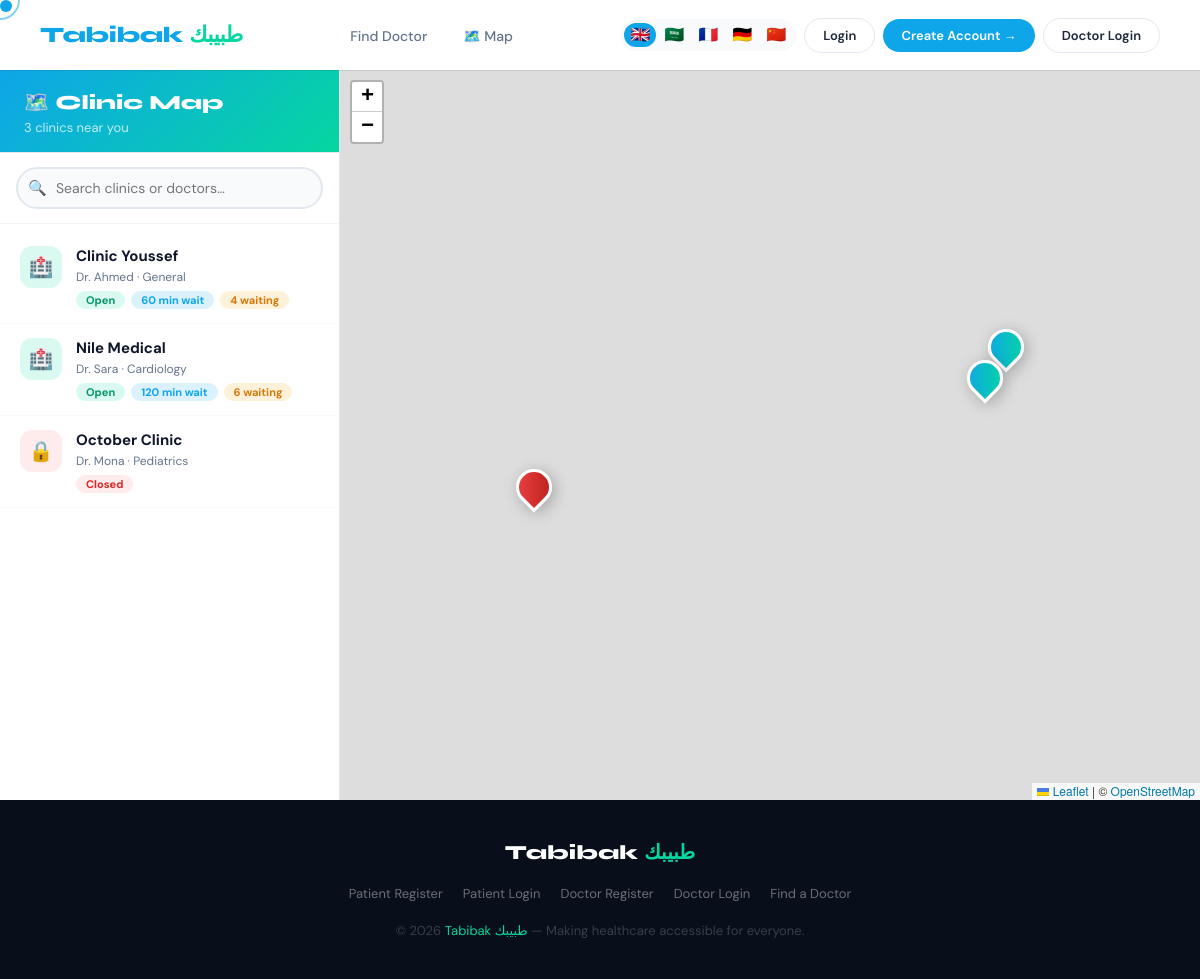
/map, run on an earlier commit of the app's database.
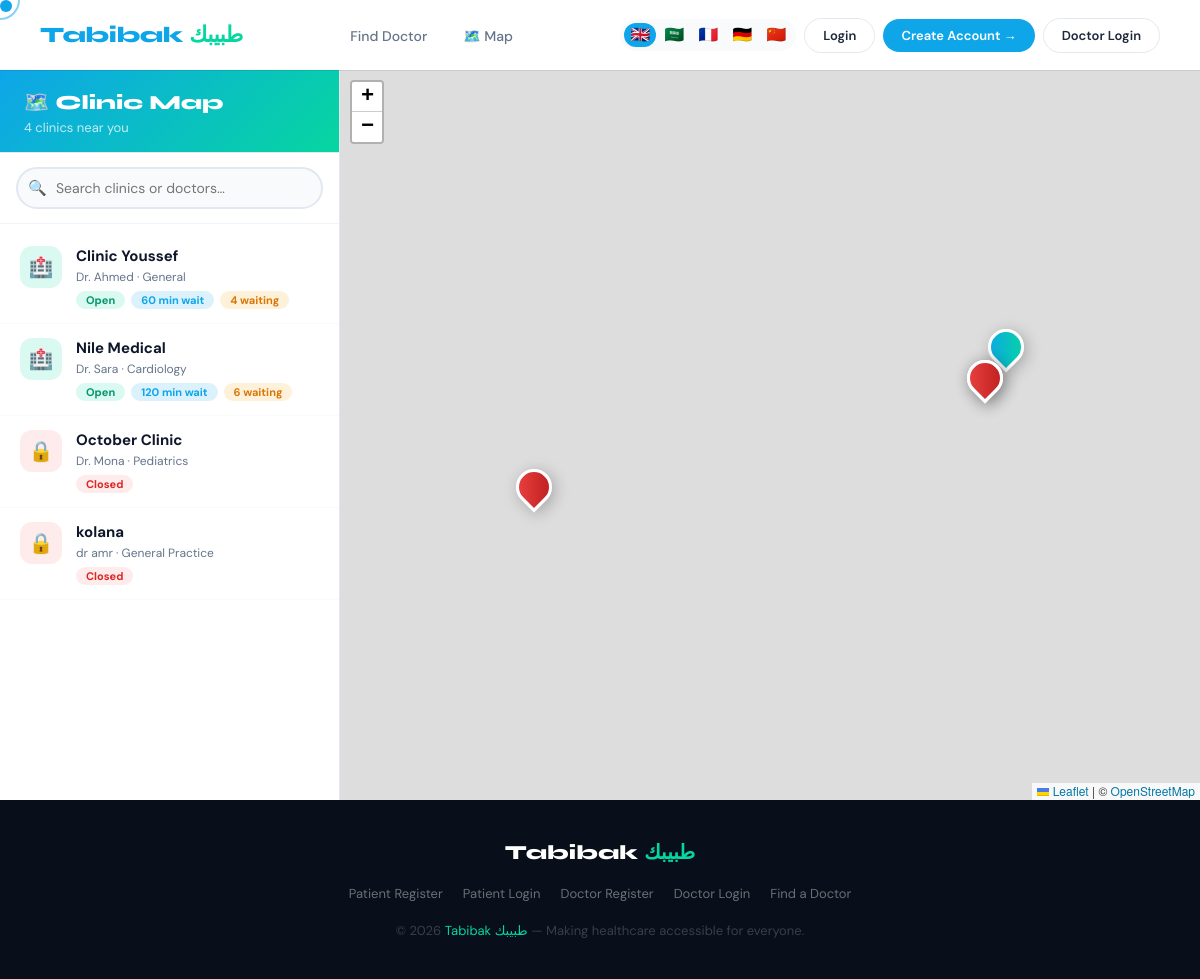
And on a later commit of the database.
### tables this page shows
CREATE TABLE clinics (
        id INTEGER PRIMARY KEY,
        name TEXT,
        doctor TEXT,
        specialty TEXT,
        patients_waiting INTEGER,
        minutes_per_patient INTEGER,
        is_open INTEGER
    , latitude REAL DEFAULT 0, longitude REAL DEFAULT 0, address TEXT DEFAULT '');

### backend/routes/public.py (the view)
@public_bp.route("/map")
def map_view():
    data = get_clinics()
    clinics = [dict(c) for c in data]
    return render_template("map.html", clinics=clinics)

### backend/data/database.py (called while the page is built)
def get_db():
    if Config.DB_ENGINE == "postgres":
        return _get_postgres_conn()
    return _get_sqlite_conn()

def _get_sqlite_conn():
    conn = sqlite3.connect(Config.DB_PATH)
    conn.row_factory = sqlite3.Row
    conn.execute("PRAGMA journal_mode=WAL")
    conn.execute("PRAGMA foreign_keys=ON")
    return conn

### backend/services/clinic.py (called while the page is built)
def get_clinics():
    conn = get_db()
    cursor = conn.cursor()
    cursor.execute("SELECT * FROM clinics")
    clinics = cursor.fetchall()
    conn.close()
    return clinics

### templates/map.html (shortened to what this page needs)
{% extends 'base.html' %}
{% block body_class %}page-map{% endblock %}
{% block extra_head %}
<link rel="stylesheet" href="https://unpkg.com/leaflet@1.9.4/dist/leaflet.css" />
{% endblock %}
{% block content %}
<div class="map-layout">
    <aside class="map-sidebar">
        <div class="map-sidebar-header">
            <h2>🗺️ Clinic Map</h2>
            <p>{{ clinics|length }} clinics near you</p>
        </div>
        <div class="map-search-bar">
            <span class="search-icon">🔍</span>
            <input type="text" id="clinicSearch" placeholder="Search clinics or doctors…">
        </div>
        <div class="clinic-list" id="clinicList">
            {% for clinic in clinics %}
            <div class="clinic-item" data-id="{{ clinic.id }}"
                 data-name="{{ clinic.name|lower }}"
                 data-doctor="{{ clinic.doctor|lower }}"
                 onclick="focusClinic({{ clinic.id }}, {{ clinic.latitude or 30.0444 }}, {{ clinic.longitude or 31.2357 }})">
                <div class="clinic-item-icon {{ 'open' if clinic.is_open else 'closed' }}">
                    {{ '🏥' if clinic.is_open else '🔒' }}
                </div>
                <div class="clinic-item-info">
                    <div class="clinic-item-name">{{ clinic.name }}</div>
                    <div class="clinic-item-meta">{{ clinic.doctor }} · {{ clinic.specialty }}</div>
                    <div class="clinic-item-badges">
                        {% if clinic.is_open %}
                            <span class="pill pill-green">Open</span>
                            <span class="pill pill-blue">{{ clinic.patients_waiting * clinic.minutes_per_patient }} min wait</span>
                            <span class="pill pill-orange">{{ clinic.patients_waiting }} waiting</span>
                        {% else %}
                            <span class="pill pill-red">Closed</span>
                        {% endif %}
                    </div>
                </div>
            </div>
            {% endfor %}
        </div>
    </aside>
    <div id="map"></div>
</div>
{% endblock %}

### templates/base.html (shortened to what this page needs)
<!DOCTYPE html>
<html lang="en" id="htmlRoot">
<head>
    <link rel="stylesheet" href="{{ url_for('static', filename='style.css') }}">
    {% block extra_head %}{% endblock %}
</head>
<body class="{% block body_class %}{% endblock %}">
    <nav id="navbar">
        <a href="/" class="logo">Tabibak <em>طبيبك</em></a>
        <ul>
            <li><a href="/clinics">Find Doctor</a></li>
            <li><a href="/map">🗺️ Map</a></li>
        </ul>
        <div class="nav-actions">
            <div class="lang-switcher">
                <button class="lang-btn active" onclick="setLang('en')" title="English">🇬🇧</button>
                <button class="lang-btn" onclick="setLang('ar')" title="العربية">🇸🇦</button>
                <button class="lang-btn" onclick="setLang('fr')" title="Français">🇫🇷</button>
                <button class="lang-btn" onclick="setLang('de')" title="Deutsch">🇩🇪</button>
                <button class="lang-btn" onclick="setLang('zh')" title="中文">🇨🇳</button>
            </div>
            {% if session.get('patient_id') %}
                <a href="/patient/profile" class="nav-btn nav-btn-ghost">My Profile</a>
                <a href="/patient/logout" class="nav-btn nav-btn-solid" style="background:#ef4444; color:white; border-color:#ef4444;">Logout</a>
            {% elif session.get('doctor_id') %}
                <a href="/doctor/dashboard" class="nav-btn nav-btn-green">Dashboard</a>
                <a href="/doctor/logout" class="nav-btn nav-btn-solid" style="background:#ef4444; color:white; border-color:#ef4444;">Logout</a>
            {% elif session.get('admin') %}
                <a href="/admin" class="nav-btn nav-btn-ghost">Admin Panel</a>
                <a href="/admin/logout" class="nav-btn nav-btn-solid" style="background:#ef4444; color:white; border-color:#ef4444;">Logout</a>
            {% else %}
                <a href="/patient/login" class="nav-btn nav-btn-ghost" data-t="login">Login</a>
                <a href="/patient/register" class="nav-btn nav-btn-solid" data-t="create_account">Sign Up</a>
                <a href="/doctor/login" class="nav-btn nav-btn-ghost" data-t="doctor_login">Doctor Login</a>
            {% endif %}
        </div>
    </nav>
    <div class="main-content">
        {% block content %}{% endblock %}
    </div>
    <footer>
        <div class="footer-logo">Tabibak <em>طبيبك</em></div>
        <div class="footer-links">
            <a href="/patient/register">Patient Register</a>
            <a href="/patient/login">Patient Login</a>
            <a href="/doctor/register">Doctor Register</a>
            <a href="/doctor/login">Doctor Login</a>
            <a href="/clinics">Find a Doctor</a>
        </div>
        <div class="footer-copy">© 2026 <span>Tabibak طبيبك</span> — Making healthcare accessible for everyone.</div>
    </footer>
</body>
</html>

### static/style.css (style rules this page uses)
:root { --primary: #0ea5e9; --primary-dark: #0284c7; --primary-light: #bae6fd; --accent: #06d6a0; --accent2: #f72585; --dark: #0f172a; --dark2: #1e293b; --dark3: #334155; --light: #f8fafc; --text: #1e293b; --text-muted: #64748b; --white: #ffffff; --glass: rgba(255,255,255,0.08); --glass-border: rgba(255,255,255,0.15); --shadow: 0 25px 50px -12px rgba(0,0,0,0.25); --shadow-sm: 0 4px 20px rgba(0,0,0,0.08); --radius: 20px; --radius-sm: 12px; --transition: all 0.4s cubic-bezier(0.16, 1, 0.3, 1); }
* { margin: 0; padding: 0; box-sizing: border-box; }
html { scroll-behavior: smooth; }
body { font-family: 'DM Sans', sans-serif; color: var(--text); background: var(--light); overflow-x: hidden; min-height: 100vh; display: flex; flex-direction: column; }
.main-content { flex: 1; padding-top: 100px; padding-bottom: 60px; }
nav { position: fixed; top: 0; left: 0; right: 0; z-index: 1000; padding: 0 40px; height: 70px; display: flex; align-items: center; justify-content: space-between; transition: var(--transition); }
nav.scrolled, body:not(.page-home) nav { background: rgba(255,255,255,0.9); backdrop-filter: blur(20px); box-shadow: 0 1px 0 rgba(0,0,0,0.08); }
.logo { font-family: 'Syne', sans-serif; font-size: 22px; font-weight: 800; color: var(--white); letter-spacing: -0.5px; transition: var(--transition); text-decoration: none; }
nav.scrolled .logo, body:not(.page-home) nav .logo { color: var(--primary); }
.logo em { color: var(--accent); font-style: normal; }
nav ul { list-style: none; display: flex; gap: 8px; }
nav ul a { text-decoration: none; color: rgba(255,255,255,0.8); font-size: 14px; font-weight: 500; padding: 6px 14px; border-radius: 50px; transition: var(--transition); }
nav.scrolled ul a, body:not(.page-home) nav ul a { color: var(--text-muted); }
.nav-actions { display: flex; gap: 8px; align-items: center; }
.lang-switcher { display: flex; gap: 2px; background: rgba(255,255,255,0.1); padding: 4px; border-radius: 50px; backdrop-filter: blur(10px); }
nav.scrolled .lang-switcher, body:not(.page-home) nav .lang-switcher { background: var(--light); }
.lang-btn { font-size: 16px; cursor: pointer; padding: 4px 6px; border-radius: 50px; border: none; background: transparent; transition: var(--transition); line-height: 1; }
.lang-btn.active { background: var(--primary); }
.nav-btn { padding: 8px 18px; border-radius: 50px; font-size: 13px; font-weight: 600; text-decoration: none; transition: var(--transition); white-space: nowrap; }
.nav-btn-ghost { color: rgba(255,255,255,0.9); border: 1.5px solid rgba(255,255,255,0.3); }
nav.scrolled .nav-btn-ghost, body:not(.page-home) nav .nav-btn-ghost { color: var(--text); border-color: #e2e8f0; }
.nav-btn-solid { background: white; color: var(--primary); }
nav.scrolled .nav-btn-solid, body:not(.page-home) nav .nav-btn-solid { background: var(--primary); color: white; }
footer { background: #080f1a; padding: 40px; text-align: center; margin-top: auto; }
.footer-logo { font-family: 'Syne', sans-serif; font-size: 20px; font-weight: 800; color: white; margin-bottom: 20px; }
.footer-logo em { color: var(--accent); font-style: normal; }
.footer-links { display: flex; justify-content: center; gap: 20px; flex-wrap: wrap; margin-bottom: 20px; }
.footer-links a { color: rgba(255,255,255,0.4); text-decoration: none; font-size: 13px; transition: var(--transition); }
.footer-copy { color: rgba(255,255,255,0.2); font-size: 13px; }
.footer-copy span { color: var(--accent); }

What changed in the data, as far as the page shows it:
added clinics: is_open "🔒", name "kolana", doctor "dr amr", specialty "General Practice", shows "Closed"
Also different on the page:
{{ clinics|length }}: "3" → "4"
